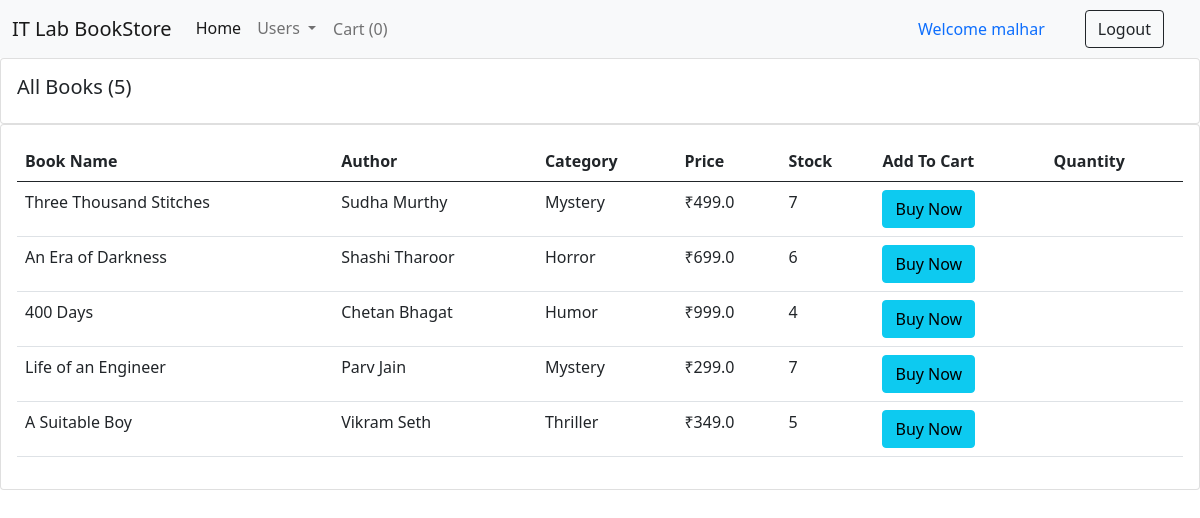
Page /for_users/ (signed in) on the committed database.
### books/models.py (models this page shows, shortened)
class Book(models.Model):
    CATEGORY = (
    ('Mystery', 'Mystery'),
    ('Thriller', 'Thriller'),
    ('Sci-Fi', 'Sci-Fi'),
    ('Humor', 'Humor'),
    ('Horror', 'Horror'),
    )
    book_name = models.CharField(max_length=100)
    author = models.CharField(max_length=100, default="")
    category = models.CharField(max_length=100, choices=CATEGORY)
    price = models.FloatField()
    stock = models.IntegerField(default=2)

### books/views.py (the view)
# urls.py: path("for_users/", views.Users, name="Users"),
@login_required(login_url='/user_login')
def Users(request):
    books = Book.objects.all()
    total_books = books.count()
    return render(request, "for_user.html", {'books': books, 'total_books': total_books})

### books/templates/for_user.html (shortened to what this page needs)
{% extends 'user_navbar.html' %}
{% block cart-item %}
<li class="nav-item">
  <a class="nav-link btn btn-light" href="/checkout/" aria-current="page" >Cart
    (<span id="cart">0</span>)</a>
</li>
{% endblock %}
{% block body %}
<div class="row">
  <div class="col-md">
    <div class="card card-body">
      <h5>All Books ({{total_books}})</h5>
    </div>
    <div class="card card-body">
      <table class="table">
        <thead>
          <tr>
            <th>Book Name</th>
            <th>Author</th>
            <th>Category</th>
            <th>Price</th>
            <th>Stock</th>
            <th>Add To Cart</th>
            <th>Quantity</th>
          </tr>
        </thead>
        {% for book in books %}
        <tr>
          <td id="namepr{{book.id}}">{{book.book_name}}</td>
          <td id="authorpr{{book.id}}">{{book.author}}</td>
          <td id="categorypr{{book.id}}">{{book.category}}</td>
          <td> ₹<span id="pricepr{{book.id}}">{{book.price}}</span></td>
          <td id="stock{{book.id}}">{{book.stock}}</td>
          <td><button id="pr{{book.id}}" class="btn btn-info cart">Buy Now</button></td>
          <td class="quantity" id="divpr{{book.id}}"></td>
        </tr>
        {% endfor %}
      </table>
    </div>
  </div>
</div>
{% endblock %}

### books/templates/user_navbar.html (shortened to what this page needs)
<!DOCTYPE html>
<html lang="en">
  <head>
    <link
      href="https://cdn.jsdelivr.net/npm/bootstrap@5.0.2/dist/css/bootstrap.min.css"
      rel="stylesheet"
    />
  </head>
  <body>
    <nav class="navbar navbar-expand-lg navbar-light bg-light">
      <div class="container-fluid">
        <a class="navbar-brand" href="/">IT Lab BookStore</a>
        <div class="collapse navbar-collapse" id="navbarSupportedContent">
          <ul class="navbar-nav me-auto mb-2 mb-lg-0">
            <li class="nav-item">
              <a class="nav-link active" aria-current="page" href="/">Home</a>
            </li>
            <li class="nav-item dropdown">
              <a
                class="nav-link dropdown-toggle"
                href="#"
                id="navbarDropdown"
                role="button"
                data-bs-toggle="dropdown"
                aria-expanded="false"
              >
                Users
              </a>
            </li>
            {% block cart-item %} {% endblock %}
          </ul>
          {% if user.is_authenticated %}
          <a class="nav-link" href="#">Welcome {{request.user}}</a>
          <a href="/logout/" class="btn btn-outline-dark mx-4" type="submit"
            >Logout</a
          >
          {% endif %}
        </div>
      </div>
    </nav>
    {% block body %}{% endblock %} {% block js %} {% endblock %}
  </body>
</html>

### rows in the picture
Book: book_name "Three Thousand Stitches", author "Sudha Murthy", category "Mystery", price "499.0", stock "7"
Book: book_name "An Era of Darkness", author "Shashi Tharoor", category "Horror", price "699.0", stock "6"
Book: book_name "400 Days", author "Chetan Bhagat", category "Humor", price "999.0", stock "4"
Book: book_name "Life of an Engineer", author "Parv Jain", category "Mystery", price "299.0", stock "7"
Book: book_name "A Suitable Boy", author "Vikram Seth", category "Thriller", price "349.0", stock "5"

### other values in the picture
{{ request.user }} "malhar"
{{ total_books }} "5"
